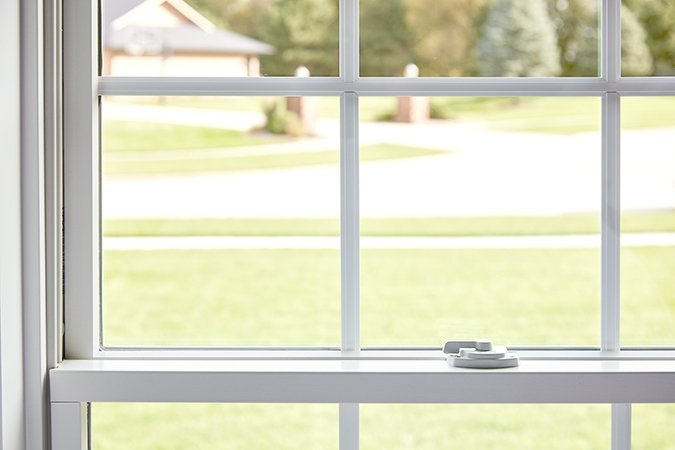
#> input picture window.jpeg, 675 x 450 px
$ python 28_OpenCV_ex4.py
#> lines starting #> are read from the running program, lines starting #| are printed output that depends on the picture
import cv2
import numpy as np

img = cv2.imread('window.jpeg')
#> img is the input picture: shape (450, 675, 3); mean B, G, R 194.4, 217.2, 216.9

cv2.namedWindow('Original Image', cv2.WINDOW_NORMAL)
cv2.namedWindow('Edge detection', cv2.WINDOW_NORMAL)

canny_lower = 0
canny_upper = 0


def changeCannyLower(*args):
    global canny_lower
    canny_lower = args[0]


def changeCannyUpper(*args):
    global canny_upper
    canny_upper = args[0]


cv2.createTrackbar('Lower threshold', 'Edge detection', 0, 255, changeCannyLower)
cv2.createTrackbar('Upper threshold', 'Edge detection', 0, 255, changeCannyUpper)

def edge_detection():
    edge = cv2.Canny(img, canny_lower, canny_upper)
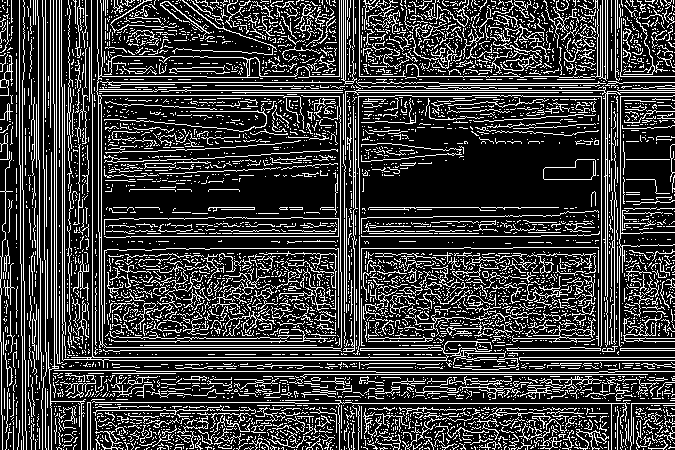
#> edge: shape (450, 675); 23.1% white in thin lines or dots

    cv2.imshow('Original Image', img)
    cv2.imshow('Edge detection', edge)


while True:
    edge_detection()
    cv2.waitKey(10)
